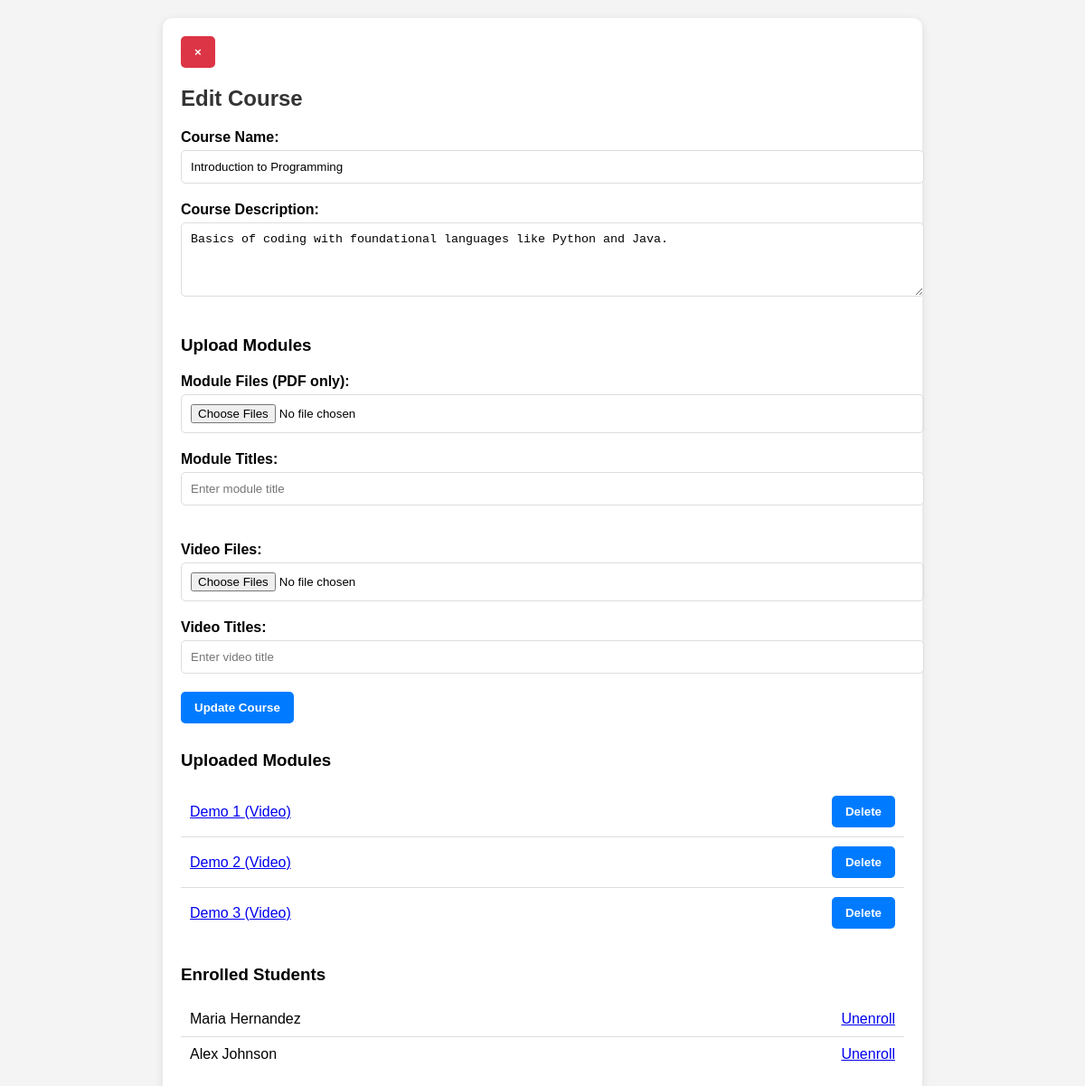
/edit_course.php?course_id=11, run on the app's committed database.
### tables this page shows
CREATE TABLE `courses` (
  `id` int(11) NOT NULL,
  `course_name` varchar(255) NOT NULL,
  `course_description` text DEFAULT NULL,
  `course_image` varchar(255) DEFAULT NULL,
  `instructor_id` int(11) DEFAULT NULL,
  `instructor_name` varchar(255) DEFAULT NULL,
  `overview` text DEFAULT NULL
);

CREATE TABLE `modules` (
  `id` int(11) NOT NULL,
  `course_id` int(11) NOT NULL,
  `title` varchar(255) NOT NULL,
  `module_file` varchar(255) DEFAULT NULL,
  `video_file` varchar(255) DEFAULT NULL,
  `created_at` timestamp NOT NULL DEFAULT current_timestamp()
);

CREATE TABLE `students` (
  `id` int(11) NOT NULL,
  `username` varchar(255) NOT NULL,
  `email` varchar(255) NOT NULL,
  `password` varchar(255) NOT NULL,
  `created_at` timestamp NOT NULL DEFAULT current_timestamp(),
  `name` varchar(255) NOT NULL,
  `code` varchar(255) NOT NULL,
  `approved` tinyint(1) DEFAULT 0,
  `reset_token` varchar(255) NOT NULL
);

### edit_course.php (the view, shortened to what this page needs)
<?php
$host = 'localhost';
$db_name = 'lms';
$username = 'root';
$password = '';
try {
    $pdo = new PDO("mysql:host=$host;dbname=$db_name", $username, $password);
    $pdo->setAttribute(PDO::ATTR_ERRMODE, PDO::ERRMODE_EXCEPTION);
} catch (PDOException $e) {
    die("Error: " . $e->getMessage());
}
$course_id = $_GET['course_id'];
$stmt = $pdo->prepare("SELECT * FROM courses WHERE id = ?");
$stmt->execute([$course_id]);
$course = $stmt->fetch(PDO::FETCH_ASSOC);
$students_stmt = $pdo->prepare("SELECT s.id AS student_id, s.name AS student_name FROM enrollments e
                                JOIN students s ON e.student_id = s.id
                                WHERE e.course_id = ?");
$students_stmt->execute([$course_id]);
$enrolled_students = $students_stmt->fetchAll(PDO::FETCH_ASSOC);
$modules = $pdo->prepare("SELECT * FROM modules WHERE course_id = ?");
$modules->execute([$course_id]);
$uploaded_modules = $modules->fetchAll(PDO::FETCH_ASSOC);
?>
<!DOCTYPE html>
<html lang="en">
<head>
</head>
<body>
<div class="container">
        <button class="close-btn" onclick="window.history.back();">×</button>
        <h2>Edit Course</h2>
        <form method="post" enctype="multipart/form-data">
            <label for="course_name">Course Name:</label>
            <input type="text" name="course_name" id="course_name" value="<?php echo htmlspecialchars($course['course_name']); ?>" required>
            <label for="course_description">Course Description:</label>
            <textarea name="course_description" id="course_description" rows="4" required><?php echo htmlspecialchars($course['course_description']); ?></textarea>
            <h3>Upload Modules</h3>
            <div class="file-upload">
                <label>Module Files (PDF only):</label>
                <input type="file" name="module_file[]" accept=".pdf" multiple>
                <label>Module Titles:</label>
                <input type="text" name="module_title[]" placeholder="Enter module title" >
            </div>
            <div class="file-upload">
                <label>Video Files:</label>
                <input type="file" name="video_file[]" accept=".mp4,.avi,.mov" multiple>
                <label>Video Titles:</label>
                <input type="text" name="video_title[]" placeholder="Enter video title" >
            </div>
            <button type="submit" name="update_course">Update Course</button>
        </form>
        <div class="uploaded-files">
            <h3>Uploaded Modules</h3>
            <ul>
                <?php foreach ($uploaded_modules as $module): ?>
                    <?php if (!empty($module['video_file'])): ?>
                        <li>
                            <a href="<?php echo htmlspecialchars($module['video_file']); ?>" target="_blank">
                                <?php echo htmlspecialchars($module['title']); ?> (Video)
                            </a>
                            <form action="edit_course.php?delete_module_id=<?php echo $module['id']; ?>" method="post" style="display:inline;">
                                <button class="delete-btn" type="submit">Delete</button>
                            </form>
                        </li>
                    <?php endif; ?>
                <?php endforeach; ?>
            </ul>
        </div>
        <div class="enrolled-students">
            <h3>Enrolled Students</h3>
            <ul>
                <?php foreach ($enrolled_students as $student): ?>
                    <li>
                        <?php echo htmlspecialchars($student['student_name']); ?>
                        <a href="edit_course.php?course_id=<?php echo $course_id; ?>&unenroll_student_id=<?php echo $student['student_id']; ?>" class="delete-btn">Unenroll</a>
                    </li>
                <?php endforeach; ?>
            </ul>
        </div>
    </div>
</body>
</html>

### edit_course.php (style rules this page uses)
body { font-family: Arial, sans-serif; background-color: #f4f4f4; margin: 0; padding: 20px; }
.container { max-width: 800px; margin: 0 auto; background-color: #ffffff; padding: 20px; border-radius: 10px; box-shadow: 0 2px 10px rgba(0, 0, 0, 0.1); }
h2 { color: #333; }
label { font-weight: bold; }
input[type="text"], textarea, input[type="file"] { width: 100%; padding: 10px; margin: 5px 0 20px; border: 1px solid #ddd; border-radius: 5px; }
button { padding: 10px 15px; background-color: #007bff; color: #ffffff; border: none; border-radius: 5px; cursor: pointer; font-weight: bold; }
.close-btn { background-color: #dc3545; }
.file-upload { margin-top: 20px; }
.uploaded-files, .enrolled-students { margin-top: 30px; }
ul { list-style-type: none; padding: 0; }
li { padding: 10px; border-bottom: 1px solid #ddd; display: flex; justify-content: space-between; align-items: center; }
li:last-child { border-bottom: none; }

### data on the page
courses: course_name "Introduction to Programming", course_description "Basics of coding with foundational languages like Python and Java."
modules: title "Demo 1"
modules: title "Demo 2"
modules: title "Demo 3"
students: name "Maria Hernandez"
students: name "Alex Johnson"
